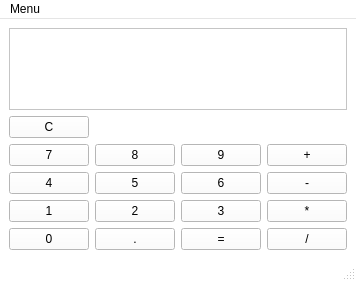
<?xml version="1.0" encoding="UTF-8"?>
<ui version="4.0">
 <class>MainWindow</class>
 <widget class="QMainWindow" name="MainWindow">
  <property name="geometry">
   <rect>
    <x>0</x>
    <y>0</y>
    <width>356</width>
    <height>281</height>
   </rect>
  </property>
  <property name="palette">
   <palette>
    <active>
     <colorrole role="WindowText">
      <brush brushstyle="SolidPattern">
       <color alpha="255">
        <red>0</red>
        <green>0</green>
        <blue>0</blue>
       </color>
      </brush>
     </colorrole>
     <colorrole role="Button">
      <brush brushstyle="SolidPattern">
       <color alpha="255">
        <red>255</red>
        <green>255</green>
        <blue>255</blue>
       </color>
      </brush>
     </colorrole>
     <colorrole role="Light">
      <brush brushstyle="SolidPattern">
       <color alpha="255">
        <red>255</red>
        <green>255</green>
        <blue>255</blue>
       </color>
      </brush>
     </colorrole>
     <colorrole role="Midlight">
      <brush brushstyle="SolidPattern">
       <color alpha="255">
        <red>255</red>
        <green>255</green>
        <blue>255</blue>
       </color>
      </brush>
     </colorrole>
     <colorrole role="Dark">
      <brush brushstyle="SolidPattern">
       <color alpha="255">
        <red>127</red>
        <green>127</green>
        <blue>127</blue>
       </color>
      </brush>
     </colorrole>
     <colorrole role="Mid">
      <brush brushstyle="SolidPattern">
       <color alpha="255">
        <red>170</red>
        <green>170</green>
        <blue>170</blue>
       </color>
      </brush>
     </colorrole>
     <colorrole role="Text">
      <brush brushstyle="SolidPattern">
       <color alpha="255">
        <red>0</red>
        <green>0</green>
        <blue>0</blue>
       </color>
      </brush>
     </colorrole>
     <colorrole role="BrightText">
      <brush brushstyle="SolidPattern">
       <color alpha="255">
        <red>255</red>
        <green>255</green>
        <blue>255</blue>
       </color>
      </brush>
     </colorrole>
     <colorrole role="ButtonText">
      <brush brushstyle="SolidPattern">
       <color alpha="255">
        <red>0</red>
        <green>0</green>
        <blue>0</blue>
       </color>
      </brush>
     </colorrole>
     <colorrole role="Base">
      <brush brushstyle="SolidPattern">
       <color alpha="255">
        <red>255</red>
        <green>255</green>
        <blue>255</blue>
       </color>
      </brush>
     </colorrole>
     <colorrole role="Window">
      <brush brushstyle="SolidPattern">
       <color alpha="255">
        <red>255</red>
        <green>255</green>
        <blue>255</blue>
       </color>
      </brush>
     </colorrole>
     <colorrole role="Shadow">
      <brush brushstyle="SolidPattern">
       <color alpha="255">
        <red>0</red>
        <green>0</green>
        <blue>0</blue>
       </color>
      </brush>
     </colorrole>
     <colorrole role="AlternateBase">
      <brush brushstyle="SolidPattern">
       <color alpha="255">
        <red>255</red>
        <green>255</green>
        <blue>255</blue>
       </color>
      </brush>
     </colorrole>
     <colorrole role="ToolTipBase">
      <brush brushstyle="SolidPattern">
       <color alpha="255">
        <red>255</red>
        <green>255</green>
        <blue>220</blue>
       </color>
      </brush>
     </colorrole>
     <colorrole role="ToolTipText">
      <brush brushstyle="SolidPattern">
       <color alpha="255">
        <red>0</red>
        <green>0</green>
        <blue>0</blue>
       </color>
      </brush>
     </colorrole>
     <colorrole role="PlaceholderText">
      <brush brushstyle="SolidPattern">
       <color alpha="128">
        <red>0</red>
        <green>0</green>
        <blue>0</blue>
       </color>
      </brush>
     </colorrole>
    </active>
    <inactive>
     <colorrole role="WindowText">
      <brush brushstyle="SolidPattern">
       <color alpha="255">
        <red>0</red>
        <green>0</green>
        <blue>0</blue>
       </color>
      </brush>
     </colorrole>
     <colorrole role="Button">
      <brush brushstyle="SolidPattern">
       <color alpha="255">
        <red>255</red>
        <green>255</green>
        <blue>255</blue>
       </color>
      </brush>
     </colorrole>
     <colorrole role="Light">
      <brush brushstyle="SolidPattern">
       <color alpha="255">
        <red>255</red>
        <green>255</green>
        <blue>255</blue>
       </color>
      </brush>
     </colorrole>
     <colorrole role="Midlight">
      <brush brushstyle="SolidPattern">
       <color alpha="255">
        <red>255</red>
        <green>255</green>
        <blue>255</blue>
       </color>
      </brush>
     </colorrole>
     <colorrole role="Dark">
      <brush brushstyle="SolidPattern">
       <color alpha="255">
        <red>127</red>
        <green>127</green>
        <blue>127</blue>
       </color>
      </brush>
     </colorrole>
     <colorrole role="Mid">
      <brush brushstyle="SolidPattern">
       <color alpha="255">
        <red>170</red>
        <green>170</green>
        <blue>170</blue>
       </color>
      </brush>
     </colorrole>
     <colorrole role="Text">
      <brush brushstyle="SolidPattern">
       <color alpha="255">
        <red>0</red>
        <green>0</green>
        <blue>0</blue>
       </color>
      </brush>
     </colorrole>
     <colorrole role="BrightText">
      <brush brushstyle="SolidPattern">
       <color alpha="255">
        <red>255</red>
        <green>255</green>
        <blue>255</blue>
       </color>
      </brush>
     </colorrole>
     <colorrole role="ButtonText">
      <brush brushstyle="SolidPattern">
       <color alpha="255">
        <red>0</red>
        <green>0</green>
        <blue>0</blue>
       </color>
      </brush>
     </colorrole>
     <colorrole role="Base">
      <brush brushstyle="SolidPattern">
       <color alpha="255">
        <red>255</red>
        <green>255</green>
        <blue>255</blue>
       </color>
      </brush>
     </colorrole>
     <colorrole role="Window">
      <brush brushstyle="SolidPattern">
       <color alpha="255">
        <red>255</red>
        <green>255</green>
        <blue>255</blue>
       </color>
      </brush>
     </colorrole>
     <colorrole role="Shadow">
      <brush brushstyle="SolidPattern">
       <color alpha="255">
        <red>0</red>
        <green>0</green>
        <blue>0</blue>
       </color>
      </brush>
     </colorrole>
     <colorrole role="AlternateBase">
      <brush brushstyle="SolidPattern">
       <color alpha="255">
        <red>255</red>
        <green>255</green>
        <blue>255</blue>
       </color>
      </brush>
     </colorrole>
     <colorrole role="ToolTipBase">
      <brush brushstyle="SolidPattern">
       <color alpha="255">
        <red>255</red>
        <green>255</green>
        <blue>220</blue>
       </color>
      </brush>
     </colorrole>
     <colorrole role="ToolTipText">
      <brush brushstyle="SolidPattern">
       <color alpha="255">
        <red>0</red>
        <green>0</green>
        <blue>0</blue>
       </color>
      </brush>
     </colorrole>
     <colorrole role="PlaceholderText">
      <brush brushstyle="SolidPattern">
       <color alpha="128">
        <red>0</red>
        <green>0</green>
        <blue>0</blue>
       </color>
      </brush>
     </colorrole>
    </inactive>
    <disabled>
     <colorrole role="WindowText">
      <brush brushstyle="SolidPattern">
       <color alpha="255">
        <red>127</red>
        <green>127</green>
        <blue>127</blue>
       </color>
      </brush>
     </colorrole>
     <colorrole role="Button">
      <brush brushstyle="SolidPattern">
       <color alpha="255">
        <red>255</red>
        <green>255</green>
        <blue>255</blue>
       </color>
      </brush>
     </colorrole>
     <colorrole role="Light">
      <brush brushstyle="SolidPattern">
       <color alpha="255">
        <red>255</red>
        <green>255</green>
        <blue>255</blue>
       </color>
      </brush>
     </colorrole>
     <colorrole role="Midlight">
      <brush brushstyle="SolidPattern">
       <color alpha="255">
        <red>255</red>
        <green>255</green>
        <blue>255</blue>
       </color>
      </brush>
     </colorrole>
     <colorrole role="Dark">
      <brush brushstyle="SolidPattern">
       <color alpha="255">
        <red>127</red>
        <green>127</green>
        <blue>127</blue>
       </color>
      </brush>
     </colorrole>
     <colorrole role="Mid">
      <brush brushstyle="SolidPattern">
       <color alpha="255">
        <red>170</red>
        <green>170</green>
        <blue>170</blue>
       </color>
      </brush>
     </colorrole>
     <colorrole role="Text">
      <brush brushstyle="SolidPattern">
       <color alpha="255">
        <red>127</red>
        <green>127</green>
        <blue>127</blue>
       </color>
      </brush>
     </colorrole>
     <colorrole role="BrightText">
      <brush brushstyle="SolidPattern">
       <color alpha="255">
        <red>255</red>
        <green>255</green>
        <blue>255</blue>
       </color>
      </brush>
     </colorrole>
     <colorrole role="ButtonText">
      <brush brushstyle="SolidPattern">
       <color alpha="255">
        <red>127</red>
        <green>127</green>
        <blue>127</blue>
       </color>
      </brush>
     </colorrole>
     <colorrole role="Base">
      <brush brushstyle="SolidPattern">
       <color alpha="255">
        <red>255</red>
        <green>255</green>
        <blue>255</blue>
       </color>
      </brush>
     </colorrole>
     <colorrole role="Window">
      <brush brushstyle="SolidPattern">
       <color alpha="255">
        <red>255</red>
        <green>255</green>
        <blue>255</blue>
       </color>
      </brush>
     </colorrole>
     <colorrole role="Shadow">
      <brush brushstyle="SolidPattern">
       <color alpha="255">
        <red>0</red>
        <green>0</green>
        <blue>0</blue>
       </color>
      </brush>
     </colorrole>
     <colorrole role="AlternateBase">
      <brush brushstyle="SolidPattern">
       <color alpha="255">
        <red>255</red>
        <green>255</green>
        <blue>255</blue>
       </color>
      </brush>
     </colorrole>
     <colorrole role="ToolTipBase">
      <brush brushstyle="SolidPattern">
       <color alpha="255">
        <red>255</red>
        <green>255</green>
        <blue>220</blue>
       </color>
      </brush>
     </colorrole>
     <colorrole role="ToolTipText">
      <brush brushstyle="SolidPattern">
       <color alpha="255">
        <red>0</red>
        <green>0</green>
        <blue>0</blue>
       </color>
      </brush>
     </colorrole>
     <colorrole role="PlaceholderText">
      <brush brushstyle="SolidPattern">
       <color alpha="128">
        <red>0</red>
        <green>0</green>
        <blue>0</blue>
       </color>
      </brush>
     </colorrole>
    </disabled>
   </palette>
  </property>
  <property name="windowTitle">
   <string>Calculadora</string>
  </property>
  <property name="tabShape">
   <enum>QTabWidget::Rounded</enum>
  </property>
  <widget class="QWidget" name="centralwidget">
   <layout class="QGridLayout" name="gridLayout">
    <item row="0" column="0" colspan="4">
     <widget class="QPlainTextEdit" name="input">
      <property name="acceptDrops">
       <bool>false</bool>
      </property>
     </widget>
    </item>
    <item row="1" column="0">
     <widget class="QPushButton" name="pushButton_clear">
      <property name="text">
       <string>C</string>
      </property>
     </widget>
    </item>
    <item row="2" column="0">
     <widget class="QPushButton" name="pushButton_7">
      <property name="text">
       <string>7</string>
      </property>
      <attribute name="buttonGroup">
       <string notr="true">buttonGroup_numeros</string>
      </attribute>
     </widget>
    </item>
    <item row="2" column="1">
     <widget class="QPushButton" name="pushButton_8">
      <property name="text">
       <string>8</string>
      </property>
      <attribute name="buttonGroup">
       <string notr="true">buttonGroup_numeros</string>
      </attribute>
     </widget>
    </item>
    <item row="2" column="2">
     <widget class="QPushButton" name="pushButton_9">
      <property name="text">
       <string>9</string>
      </property>
      <attribute name="buttonGroup">
       <string notr="true">buttonGroup_numeros</string>
      </attribute>
     </widget>
    </item>
    <item row="2" column="3">
     <widget class="QPushButton" name="pushButton_sum">
      <property name="text">
       <string>+</string>
      </property>
      <attribute name="buttonGroup">
       <string notr="true">buttonGroup_numeros</string>
      </attribute>
     </widget>
    </item>
    <item row="3" column="0">
     <widget class="QPushButton" name="pushButton_4">
      <property name="text">
       <string>4</string>
      </property>
      <attribute name="buttonGroup">
       <string notr="true">buttonGroup_numeros</string>
      </attribute>
     </widget>
    </item>
    <item row="3" column="1">
     <widget class="QPushButton" name="pushButton_5">
      <property name="text">
       <string>5</string>
      </property>
      <attribute name="buttonGroup">
       <string notr="true">buttonGroup_numeros</string>
      </attribute>
     </widget>
    </item>
    <item row="3" column="2">
     <widget class="QPushButton" name="pushButton_6">
      <property name="text">
       <string>6</string>
      </property>
      <attribute name="buttonGroup">
       <string notr="true">buttonGroup_numeros</string>
      </attribute>
     </widget>
    </item>
    <item row="3" column="3">
     <widget class="QPushButton" name="pushButton_substraction">
      <property name="text">
       <string>-</string>
      </property>
      <attribute name="buttonGroup">
       <string notr="true">buttonGroup_numeros</string>
      </attribute>
     </widget>
    </item>
    <item row="4" column="0">
     <widget class="QPushButton" name="pushButton_1">
      <property name="text">
       <string>1</string>
      </property>
      <attribute name="buttonGroup">
       <string notr="true">buttonGroup_numeros</string>
      </attribute>
     </widget>
    </item>
    <item row="4" column="1">
     <widget class="QPushButton" name="pushButton_2">
      <property name="text">
       <string>2</string>
      </property>
      <attribute name="buttonGroup">
       <string notr="true">buttonGroup_numeros</string>
      </attribute>
     </widget>
    </item>
    <item row="4" column="2">
     <widget class="QPushButton" name="pushButton_3">
      <property name="text">
       <string>3</string>
      </property>
      <attribute name="buttonGroup">
       <string notr="true">buttonGroup_numeros</string>
      </attribute>
     </widget>
    </item>
    <item row="4" column="3">
     <widget class="QPushButton" name="pushButton_multiply">
      <property name="text">
       <string>*</string>
      </property>
      <attribute name="buttonGroup">
       <string notr="true">buttonGroup_numeros</string>
      </attribute>
     </widget>
    </item>
    <item row="5" column="0">
     <widget class="QPushButton" name="pushButton_0">
      <property name="text">
       <string>0</string>
      </property>
      <attribute name="buttonGroup">
       <string notr="true">buttonGroup_numeros</string>
      </attribute>
     </widget>
    </item>
    <item row="5" column="1">
     <widget class="QPushButton" name="pushButton_decimal">
      <property name="text">
       <string>.</string>
      </property>
      <attribute name="buttonGroup">
       <string notr="true">buttonGroup_numeros</string>
      </attribute>
     </widget>
    </item>
    <item row="5" column="2">
     <widget class="QPushButton" name="pushButton_result">
      <property name="text">
       <string>=</string>
      </property>
     </widget>
    </item>
    <item row="5" column="3">
     <widget class="QPushButton" name="pushButton_division">
      <property name="text">
       <string>/</string>
      </property>
      <attribute name="buttonGroup">
       <string notr="true">buttonGroup_numeros</string>
      </attribute>
     </widget>
    </item>
   </layout>
  </widget>
  <widget class="QMenuBar" name="menubar">
   <property name="geometry">
    <rect>
     <x>0</x>
     <y>0</y>
     <width>356</width>
     <height>21</height>
    </rect>
   </property>
   <widget class="QMenu" name="menuCalculadora">
    <property name="title">
     <string>Menu</string>
    </property>
    <addaction name="actionHistorial"/>
    <addaction name="actionSalir"/>
   </widget>
   <addaction name="menuCalculadora"/>
  </widget>
  <widget class="QStatusBar" name="statusbar">
   <property name="sizeGripEnabled">
    <bool>true</bool>
   </property>
  </widget>
  <action name="actionHistorial">
   <property name="text">
    <string>Historial</string>
   </property>
   <property name="toolTip">
    <string>Historial de operaciones</string>
   </property>
   <property name="shortcut">
    <string>H</string>
   </property>
  </action>
  <action name="actionSalir">
   <property name="text">
    <string>Salir</string>
   </property>
   <property name="toolTip">
    <string>Salir de la aplicacion</string>
   </property>
   <property name="shortcut">
    <string>S</string>
   </property>
  </action>
 </widget>
 <resources/>
 <connections>
  <connection>
   <sender>actionSalir</sender>
   <signal>triggered(bool)</signal>
   <receiver>MainWindow</receiver>
   <slot>close()</slot>
   <hints>
    <hint type="sourcelabel">
     <x>-1</x>
     <y>-1</y>
    </hint>
    <hint type="destinationlabel">
     <x>120</x>
     <y>137</y>
    </hint>
   </hints>
  </connection>
  <connection>
   <sender>pushButton_clear</sender>
   <signal>clicked()</signal>
   <receiver>input</receiver>
   <slot>clear()</slot>
   <hints>
    <hint type="sourcelabel">
     <x>24</x>
     <y>111</y>
    </hint>
    <hint type="destinationlabel">
     <x>120</x>
     <y>36</y>
    </hint>
   </hints>
  </connection>
 </connections>
 <buttongroups>
  <buttongroup name="buttonGroup_numeros"/>
 </buttongroups>
</ui>
